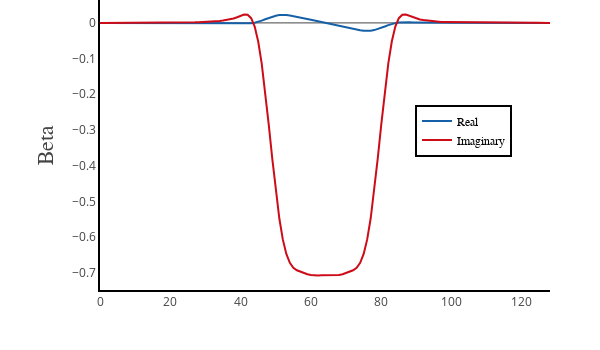

The notebook cell saved with this chart:
### Markdown cell above
The $\beta$ profile looks like the slice profile we expect, and has an amplitude of $\sin(\phi/2)$ if $\phi$ is the flip angle.  This is a $\pi/2$ pulse so the amplitude is $\sin(\pi/4) = \sqrt{2}/{2}$, or about 0.707.  It is negative because we are using right hand rotations, while protons rotate in the negative sense,

### Code cell
%get re_b --from Octave
%get im_b --from Octave

re = go.Scatter(
    x = [i for i in range(len(re_b))],
    y = re_b,
    name = 'Real',
    text = 'Real',
    hoverinfo = 'x+y+text',
    line = dict(
        color = ('rgb(22, 96, 167)'),
        ),
)

im = go.Scatter(
    x = [i for i in range(len(im_b))],
    y = im_b,
    name = 'Imaginary',
    text = 'Imaginary',
    hoverinfo = 'x+y+text',
    line = dict(
        color = ('rgb(205, 12, 24)'),
        ),
)



data = [re, im]

layout = go.Layout(
    width=600,
    height=350,
    margin=go.layout.Margin(
        l=100,
        r=50,
        b=60,
        t=0,
    ),
    xaxis=dict(
        showgrid=False,
        linecolor='black',
        linewidth=2
    ),
    yaxis=dict(
        showgrid=False,
        linecolor='black',
        linewidth=2
    ),
    annotations=[
        dict(
            x=-0.15,
            y=0.5,
            showarrow=False,
            text='Beta',
            font=dict(
                family='Times New Roman',
                size=22
            ),
            textangle=-90,
            xref='paper',
            yref='paper'
        ),
    ],
    legend=dict(
        x=0.70,
        y=0.55,
        traceorder='normal',
        font=dict(
            family='Times New Roman',
            size=12,
            color='#000'
        ),
        bordercolor='#000000',
        borderwidth=2
    )
)

fig = dict(data=data, layout=layout)

iplot(fig, filename = 'basic-line', config = config)

### Figure 1 — Plotly figure (JSON) as saved in the notebook; plotly's stock layout.template omitted (floating-point values rounded to 4 significant figures; data arrays with more than 128 entries replaced by an {"elided": "..."} marker saying what was removed)
{"data": [{"hoverinfo": "x+y+text", "line": {"color": "rgb(22, 96, 167)"}, "name": "Real", "text": "Real", "type": "scatter", "uid": "483d550e-9f2b-4572-bfd2-9f413d3aaff6", "x": {"elided": "129 int values"}, "y": {"elided": "129 float values"}}, {"hoverinfo": "x+y+text", "line": {"color": "rgb(205, 12, 24)"}, "name": "Imaginary", "text": "Imaginary", "type": "scatter", "uid": "6c545990-27a7-480f-9721-56b0ec90d1e1", "x": {"elided": "129 int values"}, "y": {"elided": "129 float values"}}], "layout": {"annotations": [{"font": {"family": "Times New Roman", "size": 22}, "showarrow": false, "text": "Beta", "textangle": -90, "x": -0.15, "xref": "paper", "y": 0.5, "yref": "paper"}], "height": 350, "legend": {"bordercolor": "#000000", "borderwidth": 2, "font": {"color": "#000", "family": "Times New Roman", "size": 12}, "traceorder": "normal", "x": 0.7, "y": 0.55}, "margin": {"b": 60, "l": 100, "r": 50, "t": 0}, "width": 600, "xaxis": {"linecolor": "black", "linewidth": 2, "showgrid": false}, "yaxis": {"linecolor": "black", "linewidth": 2, "showgrid": false}}}
